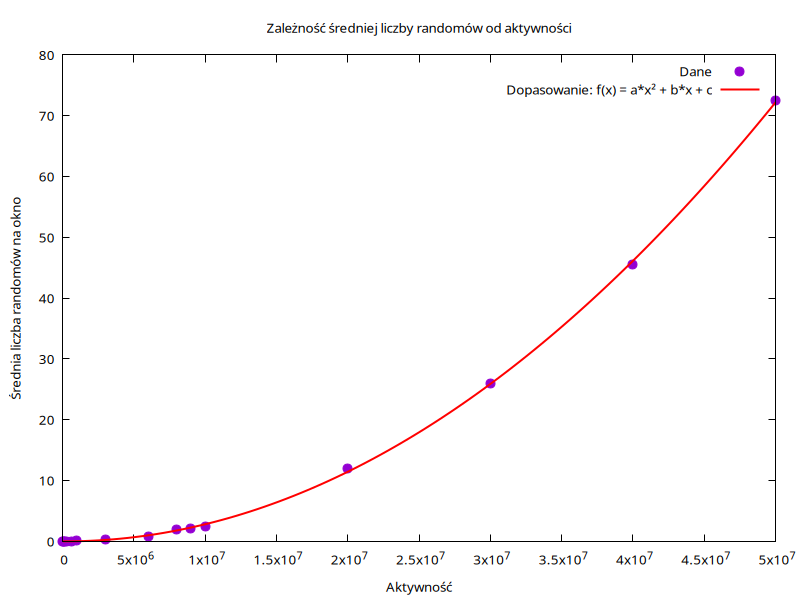

Source code (gnuplot):
# Ustawienia wyjścia
set terminal pngcairo size 800,600 enhanced font 'Verdana,10'
set output 'activity_plot_norm.png'

# Tytuły i etykiety
set title 'Zależność średniej liczby randomów od aktywności'
set xlabel 'Aktywność'
set ylabel 'Średnia liczba randomów na okno'

# Skala logarytmiczna osi X (opcjonalnie, jeśli duży rozrzut danych)
#set logscale x

# Dane i dopasowanie funkcji kwadratowej
f(x) = a*(x/1e6)**2 + b*(x/1e6) + c
fit f(x) 'act_output.txt' using 1:2 via a, b, c

# Wykres
plot 'act_output.txt' using 1:2 with points pointtype 7 pointsize 1.5 title 'Dane', \
     f(x) with lines lw 2 lc rgb 'red' title 'Dopasowanie: f(x) = a*x² + b*x + c'
